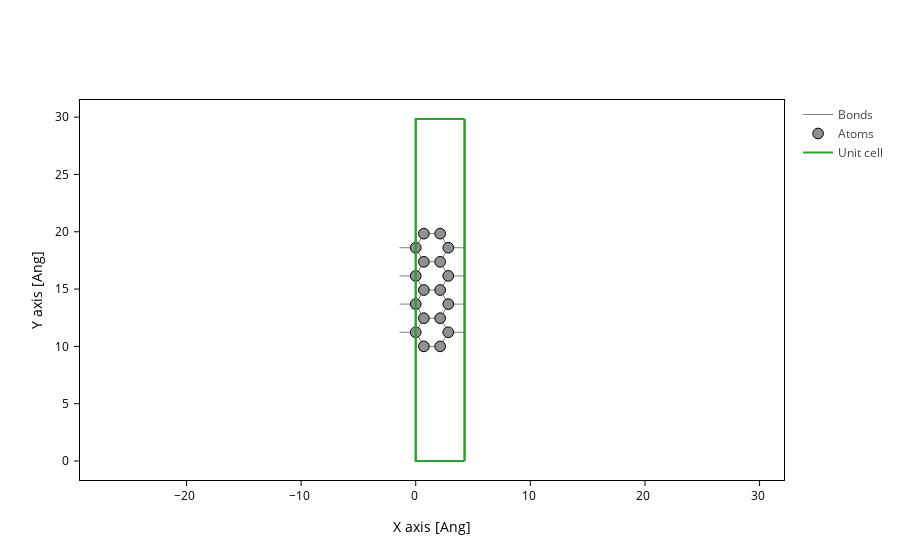

Here is the notebook cell this chart was saved with:
### Markdown cell above
But it is usually more convenient to pass them as a multicharacter string:

### Code cell
plot.update_inputs(axes="xy")

### Figure 1 — Plotly figure (JSON) as saved in the notebook; plotly's stock layout.template omitted (floating-point values rounded to 4 significant figures; data arrays with more than 128 entries replaced by an {"elided": "..."} marker saying what was removed)
{"data": [{"line": {"color": "gray", "width": 1.0}, "meta": {}, "mode": "lines", "name": "Bonds", "opacity": 1.0, "type": "scatter", "x": {"elided": "609 float values"}, "y": {"elided": "609 float values"}}, {"marker": {"color": "#909090", "line": {"color": "black", "width": 1}, "opacity": 1.0, "size": 10.72}, "meta": {}, "mode": "markers", "name": "Atoms", "opacity": 1, "type": "scatter", "x": [0.0, 0.0, 0.0, 0.0, 0.71, 0.71, 0.71, 0.71, 0.71, 2.13, 2.13, 2.13, 2.13, 2.13, 2.84, 2.84, 2.84, 2.84], "y": [11.23, 13.69, 16.15, 18.61, 10.0, 12.46, 14.92, 17.38, 19.84, 10.0, 12.46, 14.92, 17.38, 19.84, 11.23, 13.69, 16.15, 18.61]}, {"meta": {}, "mode": "lines", "name": "Unit cell", "type": "scatter", "x": [0.0, 0.0, 4.26, 4.26, 0.0, 0.0, NaN, 0.0, 0.0, 0.0, 4.26, 4.26, 0.0, NaN, 4.26, 4.26, NaN, 4.26, 4.26], "y": [0.0, 29.84, 29.84, 29.84, 29.84, 29.84, NaN, 29.84, 0.0, 0.0, 0.0, 0.0, 0.0, NaN, 29.84, 0.0, NaN, 29.84, 0.0]}], "layout": {"scene": {"aspectmode": "data", "xaxis": {"title": {"text": "X axis [Ang]"}}, "yaxis": {"title": {"text": "Y axis [Ang]"}}}, "xaxis": {"scaleanchor": "y", "scaleratio": 1, "title": {"text": "X axis [Ang]"}}, "yaxis": {"title": {"text": "Y axis [Ang]"}}}}
